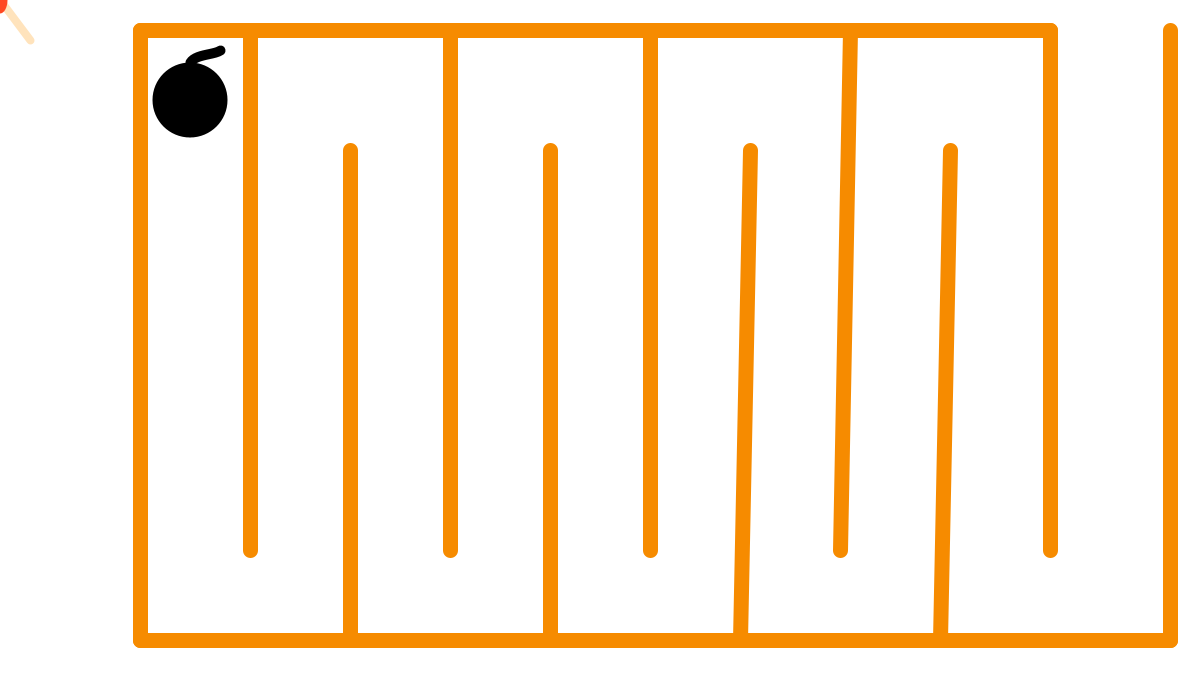
Frame 1 (no input)
Frame 60 (the mouse pressed at the canvas centre just before this capture): identical to frame 1, image omitted
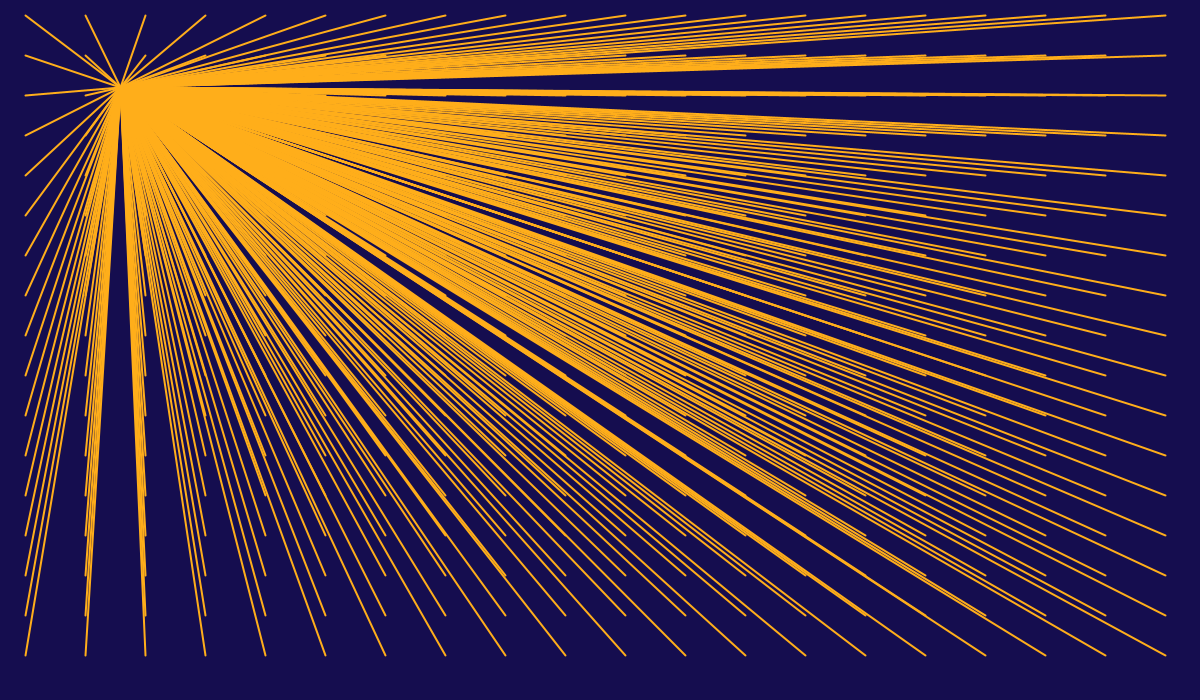
Frame 120 (the mouse held since frame 60 and released just before this capture)

The Processing sketch that drew these frames (run headless with seeded random() and noise(); from frame 60 on, the mouse is pressed at the canvas centre):

// Processing sketch: Project1
// ── Project1.pde
int click = 1;
void setup() {
  size(1200, 700);
  noFill();
  smooth();
}
void draw() {
if (click == 1) {
    bomb();
    maze();
    matchstick();}
 if (click == 2) {
    //step 2: explosion
    background(21, 13, 79);
    stroke(255, 174, 26);
    strokeWeight(2);
    for ( int x= 25; x<= width-25; x+=60) {
      for (int y = 15; y<= height-15; y+=40) {
        line( x, y, width/10, height/8);
      }//end of y
    }// end of x
  }// end of if
  if (click == 3) {
    background(21, 13, 79);
    stroke(255, 241, 41);
    strokeWeight(1);
    for (int x=10; x<= width-10; x+= 30) {
      for (int y=10; y<= height-10; y+=30) {
        line(x, y, width/3, height/3);
      }//end of y
    }//end of x
  }// end of if
  if (click == 4){
    background(random(5),random(0),random(25));
    explosion(0,0);
    for(int i = 0; i < 30; i++) {
      int x = (int)random(600);
      int y = (int)random(600);
      explosion(x,y);
    }//end of for
  }// end of if
}// end of draw
void mousePressed() {
  click++;
  if (click>4) click=1;
}
void bomb() {
  background(255);
  noStroke();
  fill(0);
  ellipse(190, 100, 75, 75);
  noFill();
  stroke(0);
  strokeWeight(10);
  curve(190, 100, 190, 62, 220, 50, 230, 35);
}
void matchstick() {
  stroke(255, 227, 188);
  strokeWeight(8);
  line(mouseX, mouseY, 30 +mouseX, 40 + mouseY);
  noStroke();
  fill(255, 72, 34);
  ellipse(mouseX, mouseY, 15, 27);
}
  void maze() {
  stroke(246, 139, 0);
  strokeWeight(15);
  line(140, 30, 1050, 30);

  line(140, 640, 1170, 640);
  line(1170, 30, 1170, 640);
  line(1050, 30, 1050, 550);
  line(950, 150, 940, 640);
  line(850, 30, 840, 550);
  line(750, 150, 740, 640);
  line(650, 30, 650, 550);
  line(550, 150, 550, 640);
  line(450, 30, 450, 550);
  line(350, 150, 350, 640);
  line(140, 30, 140, 640);
  line(250, 30, 250, 550);
}
 void explosion(int x, int y){
   fill(random(255),random(209),random(51));
   noStroke();
   beginShape();
   vertex(192+x,165+y);
   vertex(220+x,209+y);
   vertex(234+x,152+y);
   vertex(235+x,210+y);
   vertex(278+x,181+y);
   vertex(248+x,220+y);
   vertex(292+x,225+y);
   vertex(245+x,236+y);
   vertex(277+x,258+y);
   vertex(234+x,242+y);
   vertex(255+x,298+y);
   vertex(227+x,255+y);
   vertex(213+x,311+y);
   vertex(212+x,259+y);
   vertex(171+x,277+y);
   vertex(206+x,246+y);
   vertex(136+x,235+y);
   vertex(192+x,230+y);
   vertex(165+x,181+y);
   vertex(202+x,220+y);
   vertex(192+x,165+y);
   endShape();
 }
